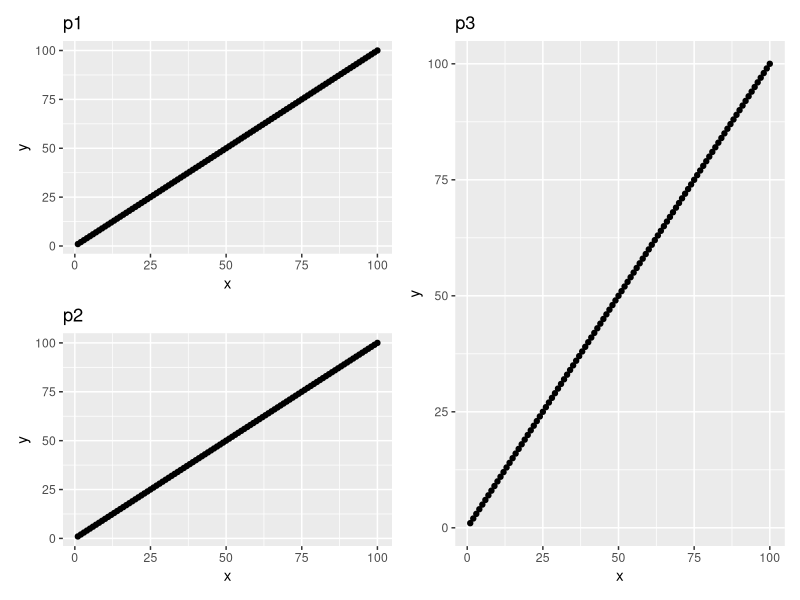
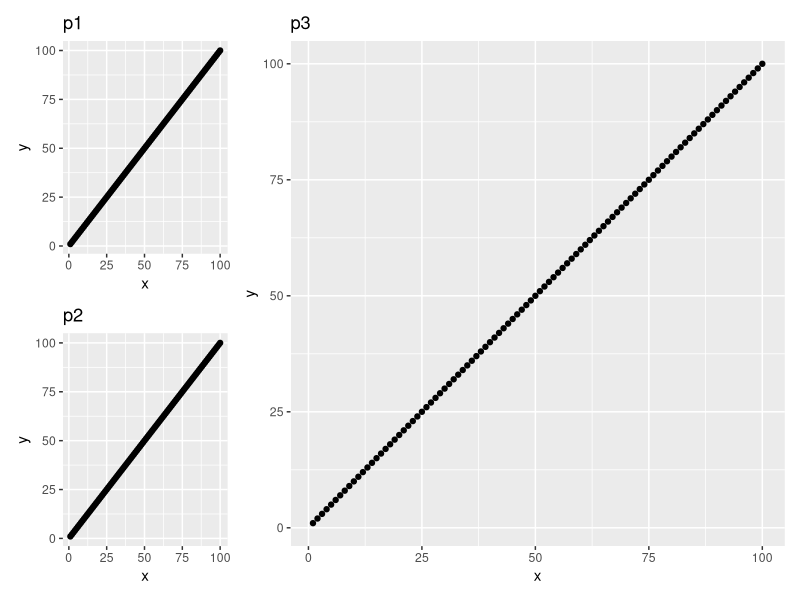
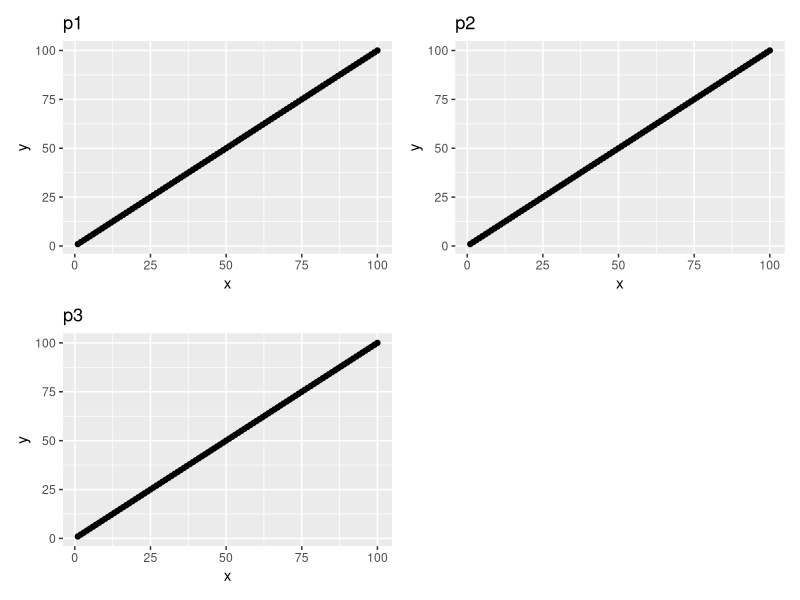
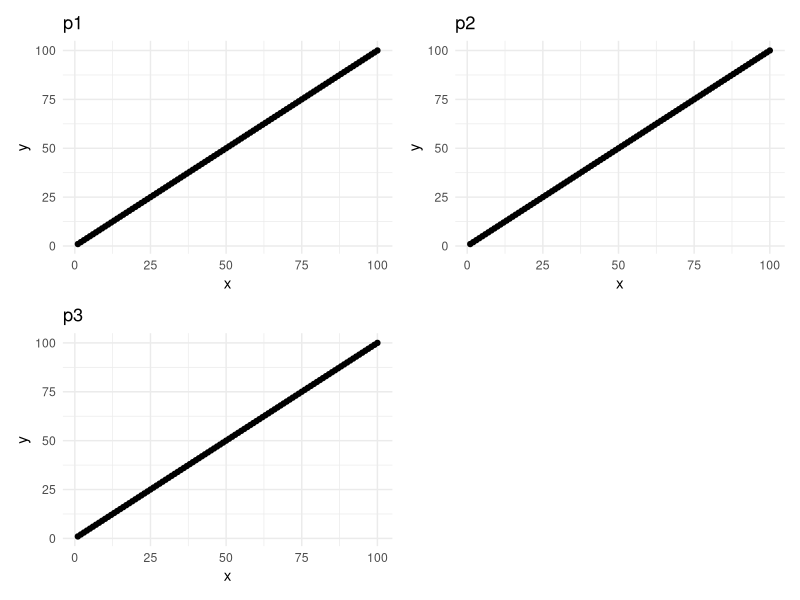
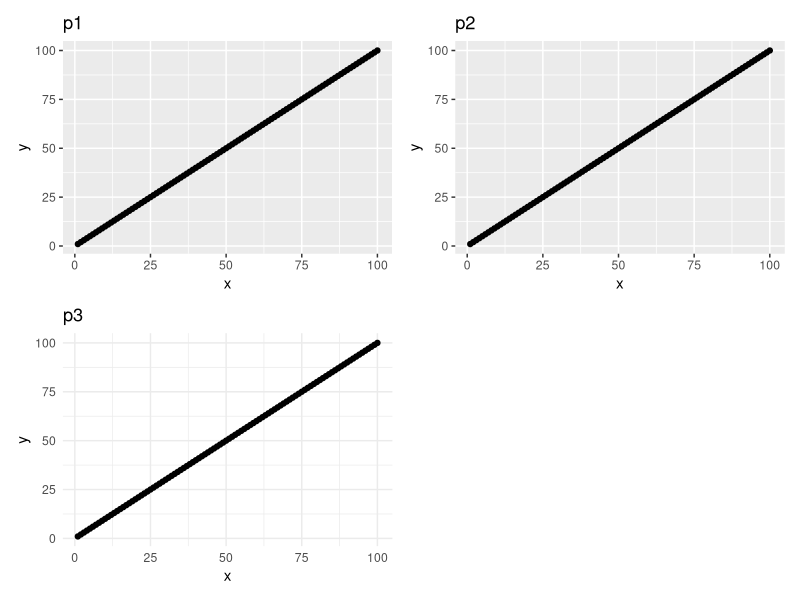
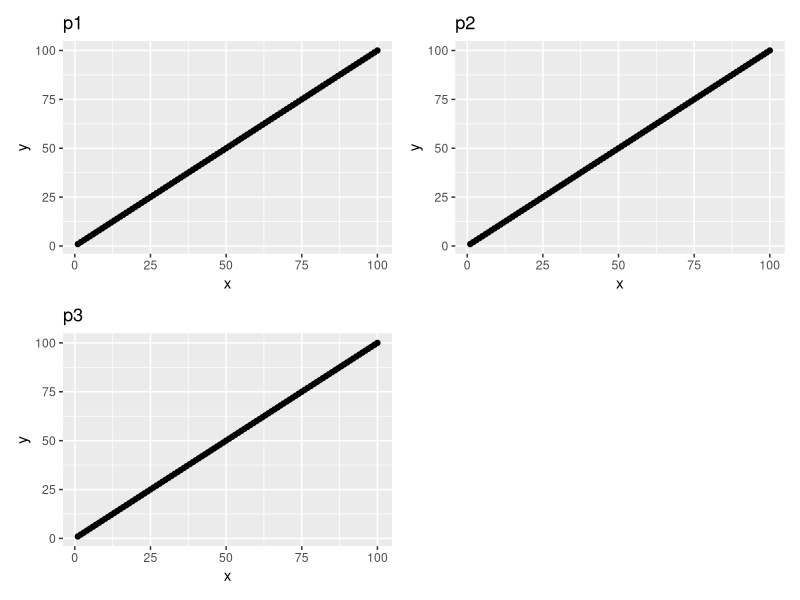

These figures' R source, in order:
## ---- chunk 1
# Load packages 
knitr::opts_chunk$set(echo = TRUE)
library("tidyverse")
library("patchwork")
## ---- chunk 2
dat <- tibble(x=1:100, y=1:100, type=rep(c("A","B","C","D"), each=25))
p1 <- dat %>% 
    ggplot(aes(x=x, y=y)) +
    geom_point() + 
    labs(title="p1")
p2 <- p1 + labs(title="p2")
p3 <- p1 + labs(title="p3")
## ---- chunk 3
(p1 / p2) | p3
## ---- chunk 4
((p1 / p2) | p3) + plot_layout(widths=c(1,3))
## ---- chunk 5
p1 + p2 + p3 + plot_layout(ncol=2)
## ---- chunk 6
(p1 + p2 + p3 & theme_minimal()) + plot_layout(ncol=2) 
## ---- chunk 7
(p1 + p2 + p3 * theme_minimal()) + plot_layout(ncol=2)
## ---- chunk 8
wrap_plots(list(p1, p2, p3),
           nrow=2)
## ---- chunk 9
sessionInfo()
